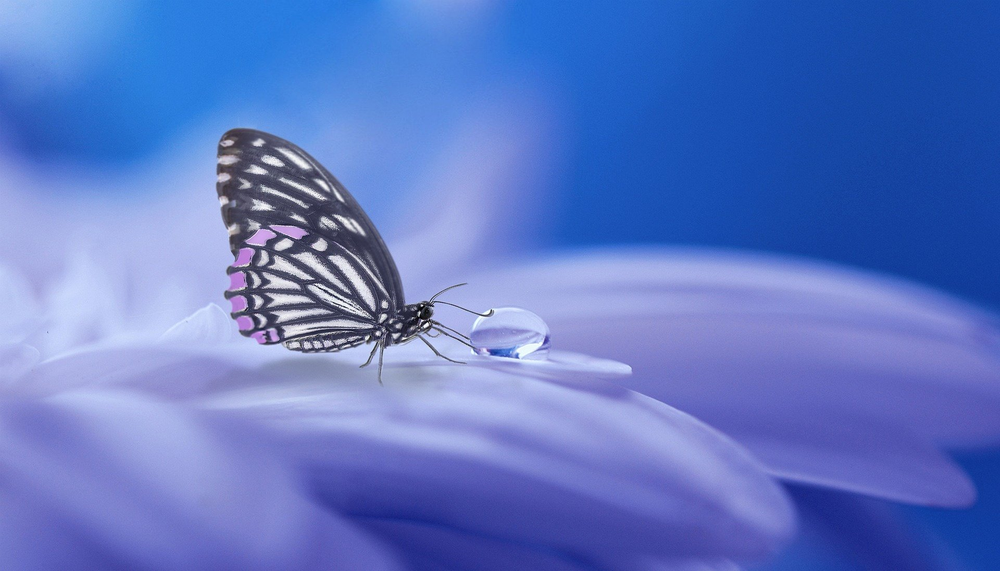
#> input picture butterfly.png, 1000 x 571 px, shrunk from 1920 x 1097 before the run
$ python contrast.py
#> lines starting #> are read from the running program, lines starting #| are printed output that depends on the picture
import cv2
import matplotlib.pyplot as plt
import numpy as np

image=cv2.imread("butterfly.png")
#> image is the input picture: shape (571, 1000, 3); mean B, G, R 196.8, 119.4, 93.8

matrix1=np.ones(image.shape)*0.8
matrix2=np.ones(image.shape)*1.2

imageDarker=np.uint8(cv2.multiply(np.float64(image), matrix1))
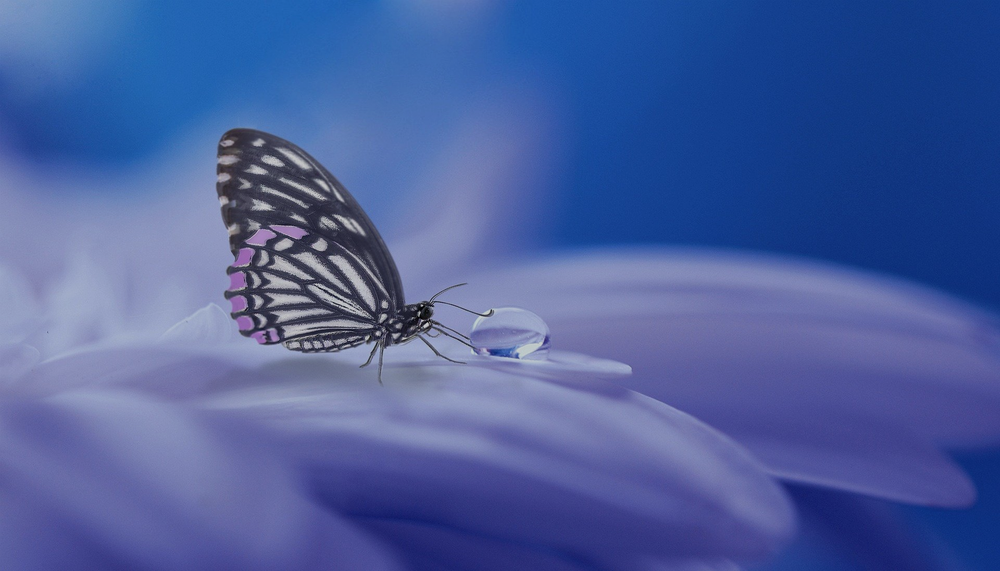
#> imageDarker: shape (571, 1000, 3); mean B, G, R 157.1, 95.1, 74.7

imageBrighter=np.uint8(cv2.multiply(np.float64(image), matrix2))
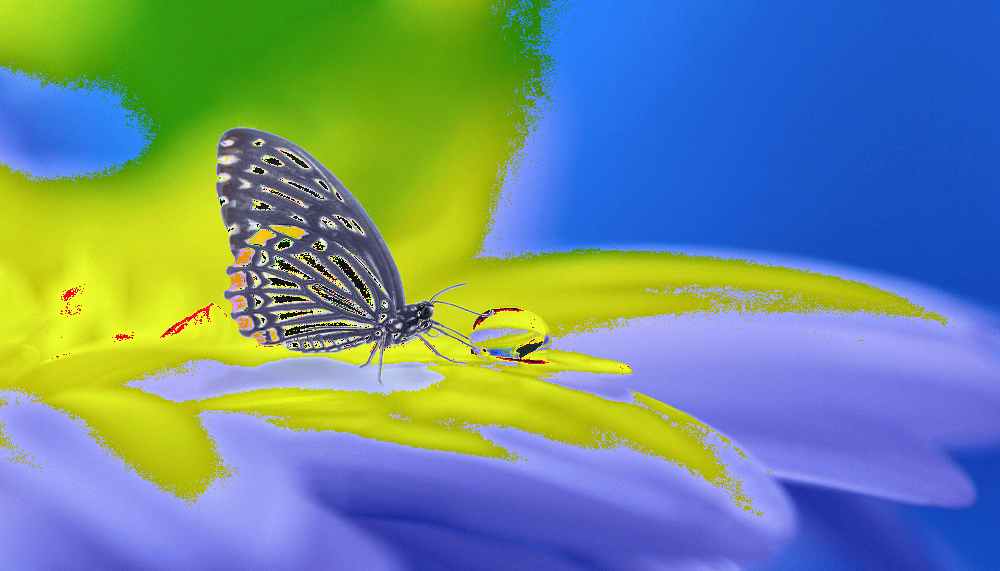
#> imageBrighter: shape (571, 1000, 3); mean B, G, R 141.4, 141.2, 110.8

plt.figure(figsize=[18,5])
plt.subplot(131);plt.imshow(imageDarker[:,:,::-1]); plt.title("Darker")
plt.subplot(132);plt.imshow(image[:,:,::-1]); plt.title("Original")
plt.subplot(133);plt.imshow(imageBrighter[:,:,::-1]); plt.title("Brighter")
plt.show()
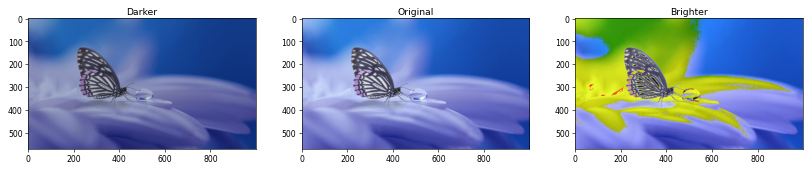
#> figure drawn by matplotlib, 3 panels
